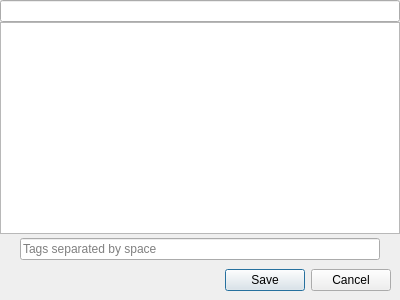
<?xml version="1.0" encoding="UTF-8"?>
<ui version="4.0">
 <class>editor</class>
 <widget class="QFrame" name="editor">
  <property name="geometry">
   <rect>
    <x>0</x>
    <y>0</y>
    <width>400</width>
    <height>300</height>
   </rect>
  </property>
  <layout class="QVBoxLayout" name="verticalLayout">
   <property name="spacing">
    <number>0</number>
   </property>
   <property name="leftMargin">
    <number>0</number>
   </property>
   <property name="topMargin">
    <number>0</number>
   </property>
   <property name="rightMargin">
    <number>0</number>
   </property>
   <property name="bottomMargin">
    <number>0</number>
   </property>
   <item>
    <widget class="QLineEditWithMenuIcon" name="titleEditor"/>
   </item>
   <item>
    <widget class="NTextEdit" name="textEditor"/>
   </item>
   <item>
    <widget class="QFrame" name="bottomArea">
     <layout class="QVBoxLayout" name="verticalLayout_2">
      <property name="spacing">
       <number>0</number>
      </property>
      <property name="leftMargin">
       <number>0</number>
      </property>
      <property name="topMargin">
       <number>4</number>
      </property>
      <property name="rightMargin">
       <number>0</number>
      </property>
      <property name="bottomMargin">
       <number>0</number>
      </property>
      <item>
       <layout class="QHBoxLayout" name="horizontalLayout_2">
        <property name="spacing">
         <number>0</number>
        </property>
        <property name="leftMargin">
         <number>20</number>
        </property>
        <property name="rightMargin">
         <number>20</number>
        </property>
        <item>
         <widget class="QLineEditWithMenuIcon" name="tagEditor">
          <property name="placeholderText">
           <string>Tags separated by space</string>
          </property>
         </widget>
        </item>
       </layout>
      </item>
      <item>
       <layout class="QHBoxLayout" name="horizontalLayout_3">
        <property name="leftMargin">
         <number>9</number>
        </property>
        <property name="topMargin">
         <number>9</number>
        </property>
        <property name="rightMargin">
         <number>9</number>
        </property>
        <property name="bottomMargin">
         <number>9</number>
        </property>
        <item>
         <widget class="QPushButton" name="dtBtn">
          <property name="toolTip">
           <string>Click to edit</string>
          </property>
          <property name="icon">
           <iconset resource="res/res.qrc">
            <normaloff>:/clock.png</normaloff>:/clock.png</iconset>
          </property>
          <property name="flat">
           <bool>true</bool>
          </property>
         </widget>
        </item>
        <item>
         <widget class="QPushButton" name="lockBtn">
          <property name="cursor">
           <cursorShape>PointingHandCursor</cursorShape>
          </property>
          <property name="toolTip">
           <string>Click to turn off read-only mode</string>
          </property>
          <property name="icon">
           <iconset resource="res/res.qrc">
            <normaloff>:/lock.png</normaloff>:/lock.png</iconset>
          </property>
          <property name="flat">
           <bool>true</bool>
          </property>
         </widget>
        </item>
        <item>
         <spacer name="horizontalSpacer">
          <property name="orientation">
           <enum>Qt::Horizontal</enum>
          </property>
          <property name="sizeHint" stdset="0">
           <size>
            <width>40</width>
            <height>20</height>
           </size>
          </property>
         </spacer>
        </item>
        <item>
         <widget class="QDialogButtonBox" name="box">
          <property name="sizePolicy">
           <sizepolicy hsizetype="Maximum" vsizetype="Fixed">
            <horstretch>0</horstretch>
            <verstretch>0</verstretch>
           </sizepolicy>
          </property>
          <property name="orientation">
           <enum>Qt::Horizontal</enum>
          </property>
          <property name="standardButtons">
           <set>QDialogButtonBox::Cancel|QDialogButtonBox::Save</set>
          </property>
          <property name="centerButtons">
           <bool>false</bool>
          </property>
         </widget>
        </item>
       </layout>
      </item>
     </layout>
    </widget>
   </item>
  </layout>
 </widget>
 <customwidgets>
  <customwidget>
   <class>NTextEdit</class>
   <extends>QTextEdit</extends>
   <header>customobjects/ntextedit.h</header>
  </customwidget>
  <customwidget>
   <class>QLineEditWithMenuIcon</class>
   <extends>QLineEdit</extends>
   <header>customobjects/qlineeditmenuicon.h</header>
  </customwidget>
 </customwidgets>
 <resources>
  <include location="res/res.qrc"/>
 </resources>
 <connections>
  <connection>
   <sender>box</sender>
   <signal>accepted()</signal>
   <receiver>editor</receiver>
   <slot>close()</slot>
   <hints>
    <hint type="sourcelabel">
     <x>247</x>
     <y>272</y>
    </hint>
    <hint type="destinationlabel">
     <x>199</x>
     <y>149</y>
    </hint>
   </hints>
  </connection>
  <connection>
   <sender>box</sender>
   <signal>rejected()</signal>
   <receiver>editor</receiver>
   <slot>closeNoSave()</slot>
   <hints>
    <hint type="sourcelabel">
     <x>247</x>
     <y>272</y>
    </hint>
    <hint type="destinationlabel">
     <x>199</x>
     <y>149</y>
    </hint>
   </hints>
  </connection>
  <connection>
   <sender>dtBtn</sender>
   <signal>clicked()</signal>
   <receiver>editor</receiver>
   <slot>editDateTime()</slot>
   <hints>
    <hint type="sourcelabel">
     <x>19</x>
     <y>280</y>
    </hint>
    <hint type="destinationlabel">
     <x>199</x>
     <y>149</y>
    </hint>
   </hints>
  </connection>
 </connections>
 <slots>
  <slot>closeNoSave()</slot>
  <slot>updateTagEditorFont()</slot>
  <slot>editDateTime()</slot>
 </slots>
</ui>
